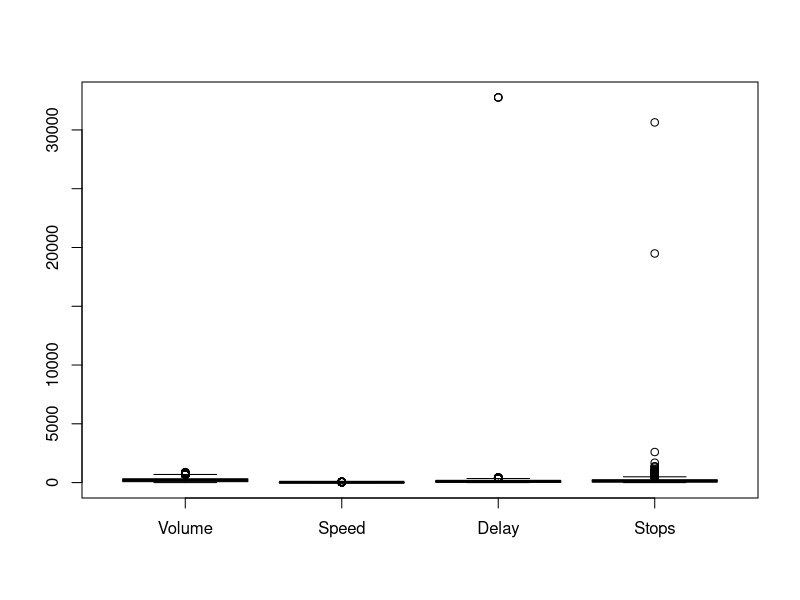

This chart was generated by the following R code: (Note: this script raises an error after producing the figure.)
rm(list=ls())
traffic <- read.csv("UrbanAnalytics2015.csv", sep=" ")
traffic$DateTime <- strptime(traffic$DateTime, "%m/%d/%y %H:%M")

bp <- boxplot(traffic[1:4])
# Remove Outliers
for (col in 1:4) {
  traffic[which(traffic[,col] >= bp$stats[5,col]),col] <- NA
}

# Time-based filtering ---------------------------------------------------------
stepsPerDay <- 1440/5
days <- 31
steps = days * stepsPerDay

dayList<-c("Sun.","Mon.","Tues.","Wed.","Thurs.","Fri.","Sat.")

# Bin the volume each day  -----------------------------------------------------

days <- traffic$DateTime[nrow(traffic)]$yday + 356 - traffic$DateTime[1]$yday
weeks = floor(days/7)
matrices <- list()
templates <- list()
for (wday in 0:6) {

  ## For each weekday, compile a matrix of every week's version and compare
  weeklySubset = traffic[which(traffic$DateTime$wday == wday),]
  weeklyMatrix <- matrix(NA,ncol=288, nrow=weeks)
  for (index in 1:nrow(weeklySubset)) {
    dayNumber = 1+  weeklySubset$DateTime[index]$yday + 356 *(weeklySubset$DateTime[index]$year - 113)  - weeklySubset$DateTime[1]$yday
    week = 1 + floor(dayNumber/7)
    minute = 1 + (weeklySubset$DateTime[index]$min + (60*weeklySubset$DateTime[index]$hour))/5

    weeklyMatrix[week, minute] = weeklySubset$Volume[index]
    print(paste(week, minute,weeklySubset$Volume[index]))

  }
  template <- apply(weeklyMatrix, 2, median, na.rm=T)
  matrices <- c(matrices, list(weeklyMatrix))
  templates <- c(templates, list(template))
}

# Data aggregation
allDays <- matrix(NA, ncol=288, nrow=32*7)
dayIndex = 1
for (week in 1:32) {
  for (wday in 1:7) {
    allDays[dayIndex,] <- matrices[[wday]][week,]
    dayIndex = dayIndex + 1
  }
}
# Examine only hourly rates
days <- allDays[,seq(1,288,2)]

cluster <- clara(days, k=3, samples=100)
plot(cluster)
matplot(t(days), type="l", col=cluster$clustering)

classificationMatrix <- matrix(cluster$clustering, ncol=7, nrow=32, byrow=T)

ggplot(melt(classificationMatrix), aes(Var1,Var2, fill=value)) +
  scale_fill_gradientn(colours=c("gray","orange","blue"),name="RMSD")+
  xlab("Day")+
  ylab("Day")+
  geom_raster() +
  theme( panel.background = element_rect(fill = "transparent", colour = NA),
         panel.grid.minor = element_blank(),
         panel.grid.major = element_blank())+
  scale_x_discrete(breaks = seq(1, 32, 1), labels = seq(1,32,1))+
  scale_y_discrete(breaks=c("1","2","3","4","5","6","7"), labels=dayList, limits=c(1,2,3,4,5,6,7))


require("cluster")
clusters<-c(2,4,2,2,2,2,5)
for (index in 1:7) {
  cluster <- clara(matrices[[index]],k=clusters[index])
  print(cluster$silinfo$avg.width)
  matplot(t(matrices[[index]]), type="l", col=cluster$clustering, lty=1)
}